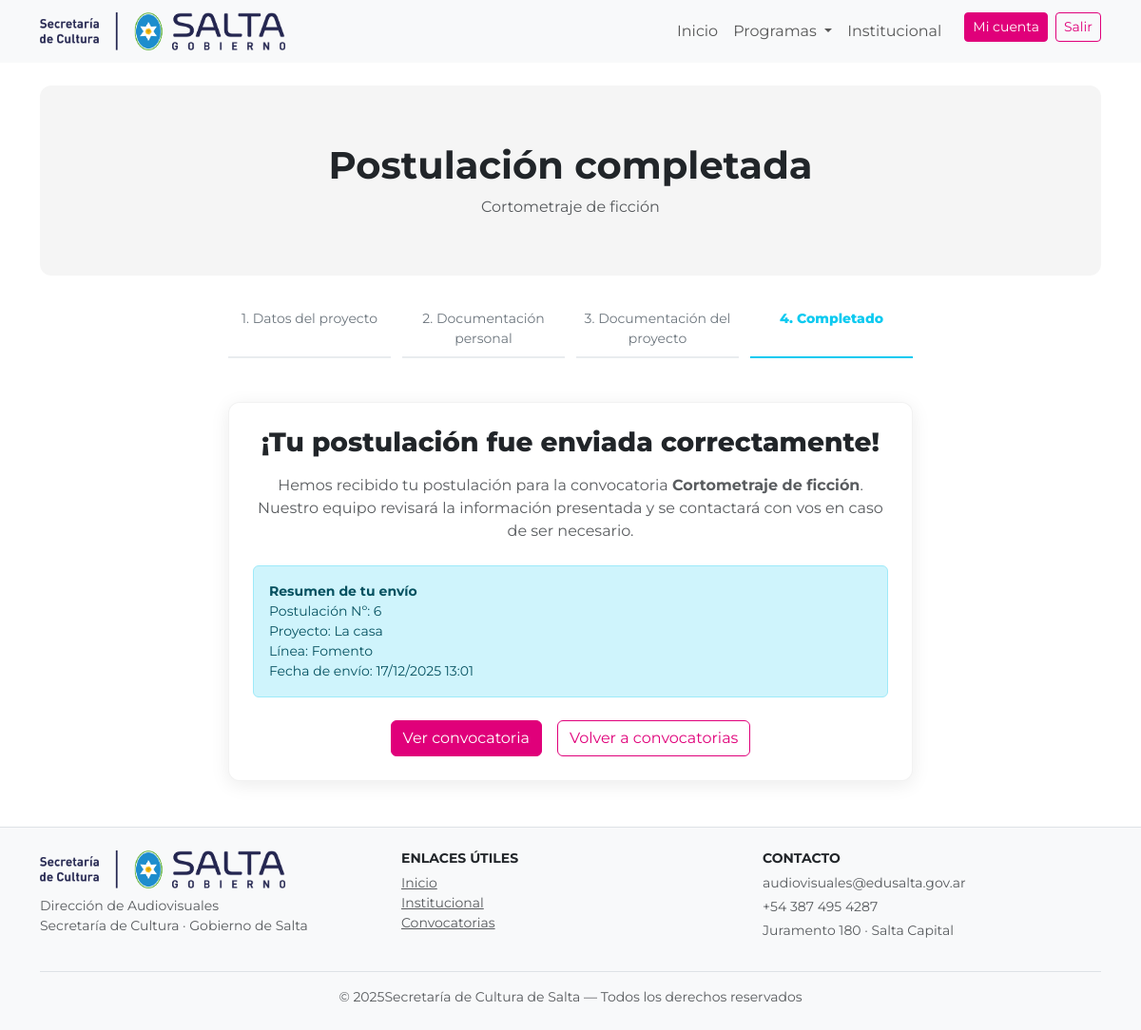
/convocatorias/postulacion/enviada/6/ (signed in), run on the app's committed database.
### convocatorias/models.py (models this page shows, shortened)
class Convocatoria(models.Model):
    titulo = models.CharField(max_length=200)
    slug = models.SlugField(unique=True, blank=True)
    descripcion_corta = models.TextField(blank=True)
    descripcion_larga = models.TextField(blank=True)
    url_curso = models.URLField(
        "URL del curso asincrónico",
        blank=True,
        null=True,
        help_text="Solo completar si el curso es asincrónico."
    )
    categoria = models.CharField(max_length=20, choices=CATEGORIAS)
    tematica_genero = models.CharField(max_length=200, blank=True)
    linea = models.CharField(max_length=20, choices=LINEAS)
    requisitos = models.TextField(blank=True)
    beneficios = models.TextField(blank=True)
    bases_pdf = models.FileField(
        upload_to="convocatorias/bases/",
        blank=True,
        null=True
    )
    imagen = models.ImageField(
        upload_to="convocatorias/img/",
        blank=True,
        null=True
    )
    fecha_inicio = models.DateField()
    fecha_fin = models.DateField()
    bloque_personas = models.CharField(
        max_length=20,
        choices=BLOQUE_PERSONAS_TITULO,
        default="JURADO"
    )
    jurado1_nombre = models.CharField(max_length=200, blank=True)
    jurado1_foto = models.ImageField(upload_to="convocatorias/jurados/", blank=True, null=True)
    jurado1_bio = models.TextField(blank=True)
    jurado2_nombre = models.CharField(max_length=200, blank=True)
    jurado2_foto = models.ImageField(upload_to="convocatorias/jurados/", blank=True, null=True)
    jurado2_bio = models.TextField(blank=True)
    jurado3_nombre = models.CharField(max_length=200, blank=True)
    jurado3_foto = models.ImageField(upload_to="convocatorias/jurados/", blank=True, null=True)
    jurado3_bio = models.TextField(blank=True)
    orden = models.PositiveIntegerField(default=0)
    url_destino = models.CharField(max_length=300, blank=True)
    class Meta:
        ordering = ["orden", "-fecha_inicio"]

class Postulacion(models.Model):
    user = models.ForeignKey(User, on_delete=models.CASCADE)
    convocatoria = models.ForeignKey(Convocatoria, on_delete=models.CASCADE)
    nombre_proyecto = models.CharField(max_length=255)
    TIPO_PROYECTO = [
        ("cine_corto", "Cortometraje"),
        ("cine_largo", "Largometraje"),
        ("serie", "Serie"),
        ("serie_web", "Serie Web"),
        ("animacion", "Animación"),
        ("videoclip", "Videoclip"),
        ("videojuego", "Videojuego"),
        ("transmedia", "Transmedia"),
        ("otro", "Otro"),
    ]
    tipo_proyecto = models.CharField(max_length=50, choices=TIPO_PROYECTO)
    GENERO = [
        ("ficcion", "Ficción"),
        ("documental", "Documental"),
        ("noficcion", "No ficción"),
        ("educativo", "Educativo"),
        ("otro", "Otro"),
    ]
    genero = models.CharField(max_length=50, choices=GENERO)
    declaracion_jurada = models.BooleanField(default=False)
    fecha_envio = models.DateTimeField(auto_now_add=True)
    ESTADOS = [
        ("enviado", "Enviado"),
        ("revision_admin", "En revisión administrativa"),
        ("observado", "Observado (requiere subsanación)"),
        ("admitido", "Admitido"),
        ("evaluacion_jurado", "En evaluación por jurado"),
        ("seleccionado", "Seleccionado"),
        ("no_seleccionado", "No seleccionado"),
        ("finalizado", "Finalizado"),
    ]
    estado = models.CharField(
        max_length=30,
        choices=ESTADOS,
        default="enviado"
    )
    class Meta:
        ordering = ["-fecha_envio"]
        verbose_name = "Postulación"
        verbose_name_plural = "Postulaciones"

### convocatorias/views.py (the view)
@login_required(login_url="/usuarios/login/")
def postulacion_confirmada(request, postulacion_id):
    postulacion = get_object_or_404(Postulacion, id=postulacion_id)
    if postulacion.user != request.user:
        return redirect("convocatorias:convocatorias_home")
    return render(
        request,
        "convocatorias/postulacion_completada.html",
        {
            "postulacion": postulacion,
            "convocatoria": postulacion.convocatoria,
        },
    )

### convocatorias/templates/convocatorias/postulacion_completada.html
{% extends "sitio_publico/base.html" %}
{% load static %}
{% block content %}
<section class="fomento-hero text-center">
  <h1 class="fw-bold mb-2">Postulación completada</h1>
  <p class="text-muted mb-0">
    {{ convocatoria.titulo }}
  </p>
</section>
<div class="container mt-2">
  <div class="row justify-content-center">
    <div class="col-lg-8">
      <div class="dav-steps">
        <div class="step">1. Datos del proyecto</div>
        <div class="step">2. Documentación personal</div>
        <div class="step">3. Documentación del proyecto</div>
        <div class="step active">4. Completado</div>
      </div>
    </div>
  </div>
</div>
<div class="container py-4">
  <div class="row justify-content-center">
    <div class="col-lg-8">
      <div class="dav-card text-center">
        <h3 class="mb-3">
          ¡Tu postulación fue enviada correctamente!
        </h3>
        <p class="text-muted mb-4">
          Hemos recibido tu postulación para la convocatoria
          <strong>{{ convocatoria.titulo }}</strong>.<br>
          Nuestro equipo revisará la información presentada y
          se contactará con vos en caso de ser necesario.
        </p>
        {% if postulacion %}
        <div class="alert alert-info text-start small">
          <strong>Resumen de tu envío</strong><br>
          Postulación Nº: {{ postulacion.id }}<br>
          Proyecto: {{ postulacion.nombre_proyecto }}<br>
          Línea: {{ convocatoria.get_linea_display }}<br>
          Fecha de envío: {{ postulacion.fecha_envio|date:"d/m/Y H:i" }}
        </div>
        {% endif %}
        <div class="mt-4 d-flex justify-content-center gap-3">
          <a href="{% url 'convocatorias:convocatoria_detalle' convocatoria.slug %}"
             class="btn btn-primary">
            Ver convocatoria
          </a>
          <a href="{% url 'convocatorias:convocatorias_home' %}"
             class="btn btn-outline-primary">
            Volver a convocatorias
          </a>
        </div>
      </div>
    </div>
  </div>
</div>
{% endblock %}

### sitio_publico/static/sitio_publico/css/main.css (style rules this page uses)
html, body { font-family: 'Montserrat', sans-serif; }

### sitio_publico/static/sitio_publico/css/ui.css (style rules this page uses)
.fomento-hero { background: #f5f5f5; border-radius: 12px; padding: 60px 35px; margin-bottom: 35px; }
.dav-card { background: #fff; border-radius: 12px; padding: 25px; box-shadow: 0 4px 20px rgba(0, 0, 0, 0.08); border: 1px solid rgba(0, 0, 0, 0.05); }
.dav-card h3 { font-weight: 800; }
.dav-steps { display: flex; justify-content: space-between; gap: 12px; margin-bottom: 22px; font-size: 0.875rem; color: #6c757d; }
.dav-steps .step { flex: 1; text-align: center; padding-bottom: 8px; border-bottom: 2px solid #e9ecef; }
.dav-steps .step.active { font-weight: 800; color: #0dcaf0; border-bottom-color: #0dcaf0; }

### data on the page
Convocatoria: titulo "Cortometraje de ficción", linea "Fomento"
Postulacion: id "6", nombre_proyecto "La casa", fecha_envio "17/12/2025 13:01"
